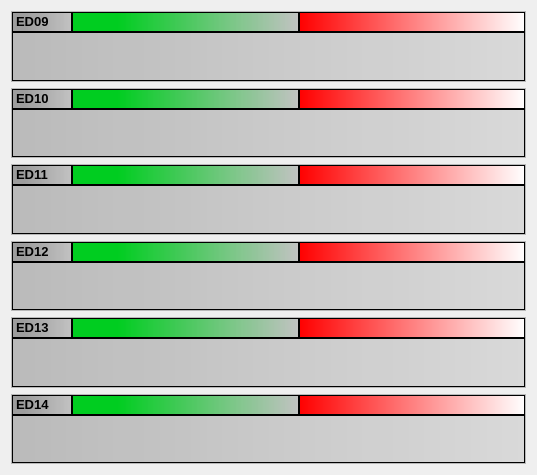
         <widget class="QWidget" name="scrollAreaWidgetContents_2">
          <property name="geometry">
           <rect>
            <x>0</x>
            <y>0</y>
            <width>537</width>
            <height>475</height>
           </rect>
          </property>
          <layout class="QGridLayout" name="gridLayout_3">
           <item row="0" column="0">
            <widget class="QFrame" name="ed09b">
             <property name="frameShape">
              <enum>QFrame::StyledPanel</enum>
             </property>
             <property name="frameShadow">
              <enum>QFrame::Raised</enum>
             </property>
             <layout class="QGridLayout" name="gridLayout_17">
              <property name="margin">
               <number>0</number>
              </property>
              <property name="spacing">
               <number>0</number>
              </property>
              <item row="0" column="0">
               <widget class="QLabel" name="label_41">
                <property name="minimumSize">
                 <size>
                  <width>60</width>
                  <height>20</height>
                 </size>
                </property>
                <property name="maximumSize">
                 <size>
                  <width>60</width>
                  <height>20</height>
                 </size>
                </property>
                <property name="styleSheet">
                 <string notr="true">background-color: qlineargradient(spread:pad, x1:0, y1:0, x2:1, y2:0, stop:0.2 rgba(157, 157, 157, 255), stop:1 rgba(188, 188, 188, 222)); color:black;</string>
                </property>
                <property name="frameShape">
                 <enum>QFrame::StyledPanel</enum>
                </property>
                <property name="frameShadow">
                 <enum>QFrame::Raised</enum>
                </property>
                <property name="text">
                 <string>&lt;!DOCTYPE HTML PUBLIC &quot;-//W3C//DTD HTML 4.0//EN&quot; &quot;http://www.w3.org/TR/REC-html40/strict.dtd&quot;&gt;
&lt;html&gt;&lt;head&gt;&lt;meta name=&quot;qrichtext&quot; content=&quot;1&quot; /&gt;&lt;style type=&quot;text/css&quot;&gt;
p, li { white-space: pre-wrap; }
&lt;/style&gt;&lt;/head&gt;&lt;body style=&quot; font-family:'Sans Serif'; font-size:9pt; font-weight:400; font-style:normal;&quot;&gt;
&lt;table border=&quot;0&quot; style=&quot;-qt-table-type: root; margin-top:4px; margin-bottom:4px; margin-left:4px; margin-right:4px;&quot;&gt;
&lt;tr&gt;
&lt;td style=&quot;border: none;&quot;&gt;
&lt;p style=&quot; margin-top:0px; margin-bottom:0px; margin-left:0px; margin-right:0px; -qt-block-indent:0; text-indent:0px;&quot;&gt;&lt;span style=&quot; font-size:10pt; font-weight:600;&quot;&gt;ED09&lt;/span&gt;&lt;/p&gt;&lt;/td&gt;&lt;/tr&gt;&lt;/table&gt;&lt;/body&gt;&lt;/html&gt;</string>
                </property>
               </widget>
              </item>
              <item row="0" column="1">
               <widget class="QLabel" name="ED_09">
                <property name="minimumSize">
                 <size>
                  <width>0</width>
                  <height>20</height>
                 </size>
                </property>
                <property name="maximumSize">
                 <size>
                  <width>16777215</width>
                  <height>20</height>
                 </size>
                </property>
                <property name="styleSheet">
                 <string notr="true">background-color: qlineargradient(spread:pad, x1:0, y1:0, x2:1, y2:0, stop:0.2 rgba(0, 205, 32, 255), stop:1 rgba(188, 188, 188, 222));font-weight: bold; color:black;</string>
                </property>
                <property name="frameShape">
                 <enum>QFrame::StyledPanel</enum>
                </property>
                <property name="frameShadow">
                 <enum>QFrame::Raised</enum>
                </property>
                <property name="text">
                 <string/>
                </property>
               </widget>
              </item>
              <item row="1" column="0" colspan="3">
               <widget class="QLabel" name="ed9tub">
                <property name="styleSheet">
                 <string notr="true">background-color: qlineargradient(spread:pad, x1:0, y1:0, x2:1, y2:0, stop:0 rgba(186, 186, 186, 255), stop:1 rgba(214, 214, 214, 222));color:black;</string>
                </property>
                <property name="frameShape">
                 <enum>QFrame::StyledPanel</enum>
                </property>
                <property name="frameShadow">
                 <enum>QFrame::Raised</enum>
                </property>
                <property name="text">
                 <string/>
                </property>
               </widget>
              </item>
              <item row="0" column="2">
               <widget class="QLabel" name="ED_09x">
                <property name="minimumSize">
                 <size>
                  <width>0</width>
                  <height>20</height>
                 </size>
                </property>
                <property name="maximumSize">
                 <size>
                  <width>16777215</width>
                  <height>20</height>
                 </size>
                </property>
                <property name="styleSheet">
                 <string notr="true">font-weight: bold; color:black;
background-color: qlineargradient(spread:pad, x1:0, y1:0, x2:1, y2:0, stop:0 rgba(255, 0, 0, 255), stop:1 rgba(255, 255, 255, 255));</string>
                </property>
                <property name="frameShape">
                 <enum>QFrame::StyledPanel</enum>
                </property>
                <property name="frameShadow">
                 <enum>QFrame::Raised</enum>
                </property>
                <property name="text">
                 <string/>
                </property>
               </widget>
              </item>
             </layout>
            </widget>
           </item>
           <item row="1" column="0">
            <widget class="QFrame" name="ed10b">
             <property name="frameShape">
              <enum>QFrame::StyledPanel</enum>
             </property>
             <property name="frameShadow">
              <enum>QFrame::Raised</enum>
             </property>
             <layout class="QGridLayout" name="gridLayout_43">
              <property name="margin">
               <number>0</number>
              </property>
              <property name="spacing">
               <number>0</number>
              </property>
              <item row="0" column="0">
               <widget class="QLabel" name="label_56">
                <property name="minimumSize">
                 <size>
                  <width>60</width>
                  <height>20</height>
                 </size>
                </property>
                <property name="maximumSize">
                 <size>
                  <width>60</width>
                  <height>20</height>
                 </size>
                </property>
                <property name="styleSheet">
                 <string notr="true">background-color: qlineargradient(spread:pad, x1:0, y1:0, x2:1, y2:0, stop:0.2 rgba(157, 157, 157, 255), stop:1 rgba(188, 188, 188, 222)); color:black;</string>
                </property>
                <property name="frameShape">
                 <enum>QFrame::StyledPanel</enum>
                </property>
                <property name="frameShadow">
                 <enum>QFrame::Raised</enum>
                </property>
                <property name="text">
                 <string>&lt;!DOCTYPE HTML PUBLIC &quot;-//W3C//DTD HTML 4.0//EN&quot; &quot;http://www.w3.org/TR/REC-html40/strict.dtd&quot;&gt;
&lt;html&gt;&lt;head&gt;&lt;meta name=&quot;qrichtext&quot; content=&quot;1&quot; /&gt;&lt;style type=&quot;text/css&quot;&gt;
p, li { white-space: pre-wrap; }
&lt;/style&gt;&lt;/head&gt;&lt;body style=&quot; font-family:'Sans Serif'; font-size:9pt; font-weight:400; font-style:normal;&quot;&gt;
&lt;table border=&quot;0&quot; style=&quot;-qt-table-type: root; margin-top:4px; margin-bottom:4px; margin-left:4px; margin-right:4px;&quot;&gt;
&lt;tr&gt;
&lt;td style=&quot;border: none;&quot;&gt;
&lt;p style=&quot; margin-top:0px; margin-bottom:0px; margin-left:0px; margin-right:0px; -qt-block-indent:0; text-indent:0px;&quot;&gt;&lt;span style=&quot; font-size:10pt; font-weight:600;&quot;&gt;ED10&lt;/span&gt;&lt;/p&gt;&lt;/td&gt;&lt;/tr&gt;&lt;/table&gt;&lt;/body&gt;&lt;/html&gt;</string>
                </property>
               </widget>
              </item>
              <item row="0" column="1">
               <widget class="QLabel" name="ED_10">
                <property name="minimumSize">
                 <size>
                  <width>0</width>
                  <height>20</height>
                 </size>
                </property>
                <property name="maximumSize">
                 <size>
                  <width>16777215</width>
                  <height>20</height>
                 </size>
                </property>
                <property name="styleSheet">
                 <string notr="true">background-color: qlineargradient(spread:pad, x1:0, y1:0, x2:1, y2:0, stop:0.2 rgba(0, 205, 32, 255), stop:1 rgba(188, 188, 188, 222));font-weight: bold; color:black;</string>
                </property>
                <property name="frameShape">
                 <enum>QFrame::StyledPanel</enum>
                </property>
                <property name="frameShadow">
                 <enum>QFrame::Raised</enum>
                </property>
                <property name="text">
                 <string/>
                </property>
               </widget>
              </item>
              <item row="1" column="0" colspan="3">
               <widget class="QLabel" name="ed10tub">
                <property name="styleSheet">
                 <string notr="true">background-color: qlineargradient(spread:pad, x1:0, y1:0, x2:1, y2:0, stop:0 rgba(186, 186, 186, 255), stop:1 rgba(214, 214, 214, 222));color:black;</string>
                </property>
                <property name="frameShape">
                 <enum>QFrame::StyledPanel</enum>
                </property>
                <property name="frameShadow">
                 <enum>QFrame::Raised</enum>
                </property>
                <property name="text">
                 <string/>
                </property>
               </widget>
              </item>
              <item row="0" column="2">
               <widget class="QLabel" name="ED_10x">
                <property name="minimumSize">
                 <size>
                  <width>0</width>
                  <height>20</height>
                 </size>
                </property>
                <property name="maximumSize">
                 <size>
                  <width>16777215</width>
                  <height>20</height>
                 </size>
                </property>
                <property name="styleSheet">
                 <string notr="true">font-weight: bold; color:black;
background-color: qlineargradient(spread:pad, x1:0, y1:0, x2:1, y2:0, stop:0 rgba(255, 0, 0, 255), stop:1 rgba(255, 255, 255, 255));</string>
                </property>
                <property name="frameShape">
                 <enum>QFrame::StyledPanel</enum>
                </property>
                <property name="frameShadow">
                 <enum>QFrame::Raised</enum>
                </property>
                <property name="text">
                 <string/>
                </property>
               </widget>
              </item>
             </layout>
            </widget>
           </item>
           <item row="2" column="0">
            <widget class="QFrame" name="ed11b">
             <property name="frameShape">
              <enum>QFrame::StyledPanel</enum>
             </property>
             <property name="frameShadow">
              <enum>QFrame::Raised</enum>
             </property>
             <layout class="QGridLayout" name="gridLayout_44">
              <property name="margin">
               <number>0</number>
              </property>
              <property name="spacing">
               <number>0</number>
              </property>
              <item row="0" column="0">
               <widget class="QLabel" name="label_57">
                <property name="minimumSize">
                 <size>
                  <width>60</width>
                  <height>20</height>
                 </size>
                </property>
                <property name="maximumSize">
                 <size>
                  <width>60</width>
                  <height>20</height>
                 </size>
                </property>
                <property name="styleSheet">
                 <string notr="true">background-color: qlineargradient(spread:pad, x1:0, y1:0, x2:1, y2:0, stop:0.2 rgba(157, 157, 157, 255), stop:1 rgba(188, 188, 188, 222)); color:black;</string>
                </property>
                <property name="frameShape">
                 <enum>QFrame::StyledPanel</enum>
                </property>
                <property name="frameShadow">
                 <enum>QFrame::Raised</enum>
                </property>
                <property name="text">
                 <string>&lt;!DOCTYPE HTML PUBLIC &quot;-//W3C//DTD HTML 4.0//EN&quot; &quot;http://www.w3.org/TR/REC-html40/strict.dtd&quot;&gt;
&lt;html&gt;&lt;head&gt;&lt;meta name=&quot;qrichtext&quot; content=&quot;1&quot; /&gt;&lt;style type=&quot;text/css&quot;&gt;
p, li { white-space: pre-wrap; }
&lt;/style&gt;&lt;/head&gt;&lt;body style=&quot; font-family:'Sans Serif'; font-size:9pt; font-weight:400; font-style:normal;&quot;&gt;
&lt;table border=&quot;0&quot; style=&quot;-qt-table-type: root; margin-top:4px; margin-bottom:4px; margin-left:4px; margin-right:4px;&quot;&gt;
&lt;tr&gt;
&lt;td style=&quot;border: none;&quot;&gt;
&lt;p style=&quot; margin-top:0px; margin-bottom:0px; margin-left:0px; margin-right:0px; -qt-block-indent:0; text-indent:0px;&quot;&gt;&lt;span style=&quot; font-size:10pt; font-weight:600;&quot;&gt;ED11&lt;/span&gt;&lt;/p&gt;&lt;/td&gt;&lt;/tr&gt;&lt;/table&gt;&lt;/body&gt;&lt;/html&gt;</string>
                </property>
               </widget>
              </item>
              <item row="0" column="1">
               <widget class="QLabel" name="ED_11">
                <property name="minimumSize">
                 <size>
                  <width>0</width>
                  <height>20</height>
                 </size>
                </property>
                <property name="maximumSize">
                 <size>
                  <width>16777215</width>
                  <height>20</height>
                 </size>
                </property>
                <property name="styleSheet">
                 <string notr="true">background-color: qlineargradient(spread:pad, x1:0, y1:0, x2:1, y2:0, stop:0.2 rgba(0, 205, 32, 255), stop:1 rgba(188, 188, 188, 222));font-weight: bold; color:black;</string>
                </property>
                <property name="frameShape">
                 <enum>QFrame::StyledPanel</enum>
                </property>
                <property name="frameShadow">
                 <enum>QFrame::Raised</enum>
                </property>
                <property name="text">
                 <string/>
                </property>
               </widget>
              </item>
              <item row="1" column="0" colspan="3">
               <widget class="QLabel" name="ed11tub">
                <property name="styleSheet">
                 <string notr="true">background-color: qlineargradient(spread:pad, x1:0, y1:0, x2:1, y2:0, stop:0 rgba(186, 186, 186, 255), stop:1 rgba(214, 214, 214, 222));color:black;</string>
                </property>
                <property name="frameShape">
                 <enum>QFrame::StyledPanel</enum>
                </property>
                <property name="frameShadow">
                 <enum>QFrame::Raised</enum>
                </property>
                <property name="text">
                 <string/>
                </property>
               </widget>
              </item>
              <item row="0" column="2">
               <widget class="QLabel" name="ED_11x">
                <property name="minimumSize">
                 <size>
                  <width>0</width>
                  <height>20</height>
                 </size>
                </property>
                <property name="maximumSize">
                 <size>
                  <width>16777215</width>
                  <height>20</height>
                 </size>
                </property>
                <property name="styleSheet">
                 <string notr="true">font-weight: bold; color:black;
background-color: qlineargradient(spread:pad, x1:0, y1:0, x2:1, y2:0, stop:0 rgba(255, 0, 0, 255), stop:1 rgba(255, 255, 255, 255));</string>
                </property>
                <property name="frameShape">
                 <enum>QFrame::StyledPanel</enum>
                </property>
                <property name="frameShadow">
                 <enum>QFrame::Raised</enum>
                </property>
                <property name="text">
                 <string/>
                </property>
               </widget>
              </item>
             </layout>
            </widget>
           </item>
           <item row="3" column="0">
            <widget class="QFrame" name="ed12b">
             <property name="frameShape">
              <enum>QFrame::StyledPanel</enum>
             </property>
             <property name="frameShadow">
              <enum>QFrame::Raised</enum>
             </property>
             <layout class="QGridLayout" name="gridLayout_45">
              <property name="margin">
               <number>0</number>
              </property>
              <property name="spacing">
               <number>0</number>
              </property>
              <item row="0" column="0">
               <widget class="QLabel" name="label_39">
                <property name="minimumSize">
                 <size>
                  <width>60</width>
                  <height>20</height>
                 </size>
                </property>
                <property name="maximumSize">
                 <size>
                  <width>60</width>
                  <height>20</height>
                 </size>
                </property>
                <property name="styleSheet">
                 <string notr="true">background-color: qlineargradient(spread:pad, x1:0, y1:0, x2:1, y2:0, stop:0.2 rgba(157, 157, 157, 255), stop:1 rgba(188, 188, 188, 222)); color:black;</string>
                </property>
                <property name="frameShape">
                 <enum>QFrame::StyledPanel</enum>
                </property>
                <property name="frameShadow">
                 <enum>QFrame::Raised</enum>
                </property>
                <property name="text">
                 <string>&lt;!DOCTYPE HTML PUBLIC &quot;-//W3C//DTD HTML 4.0//EN&quot; &quot;http://www.w3.org/TR/REC-html40/strict.dtd&quot;&gt;
&lt;html&gt;&lt;head&gt;&lt;meta name=&quot;qrichtext&quot; content=&quot;1&quot; /&gt;&lt;style type=&quot;text/css&quot;&gt;
p, li { white-space: pre-wrap; }
&lt;/style&gt;&lt;/head&gt;&lt;body style=&quot; font-family:'Sans Serif'; font-size:9pt; font-weight:400; font-style:normal;&quot;&gt;
&lt;table border=&quot;0&quot; style=&quot;-qt-table-type: root; margin-top:4px; margin-bottom:4px; margin-left:4px; margin-right:4px;&quot;&gt;
&lt;tr&gt;
&lt;td style=&quot;border: none;&quot;&gt;
&lt;p style=&quot; margin-top:0px; margin-bottom:0px; margin-left:0px; margin-right:0px; -qt-block-indent:0; text-indent:0px;&quot;&gt;&lt;span style=&quot; font-size:10pt; font-weight:600;&quot;&gt;ED12&lt;/span&gt;&lt;/p&gt;&lt;/td&gt;&lt;/tr&gt;&lt;/table&gt;&lt;/body&gt;&lt;/html&gt;</string>
                </property>
               </widget>
              </item>
              <item row="0" column="1">
               <widget class="QLabel" name="ED_12">
                <property name="minimumSize">
                 <size>
                  <width>0</width>
                  <height>20</height>
                 </size>
                </property>
                <property name="maximumSize">
                 <size>
                  <width>16777215</width>
                  <height>20</height>
                 </size>
                </property>
                <property name="styleSheet">
                 <string notr="true">background-color: qlineargradient(spread:pad, x1:0, y1:0, x2:1, y2:0, stop:0.2 rgba(0, 205, 32, 255), stop:1 rgba(188, 188, 188, 222));font-weight: bold; color:black;</string>
                </property>
                <property name="frameShape">
                 <enum>QFrame::StyledPanel</enum>
                </property>
                <property name="frameShadow">
                 <enum>QFrame::Raised</enum>
                </property>
                <property name="text">
                 <string/>
                </property>
               </widget>
              </item>
              <item row="1" column="0" colspan="3">
               <widget class="QLabel" name="ed12tub">
                <property name="styleSheet">
                 <string notr="true">background-color: qlineargradient(spread:pad, x1:0, y1:0, x2:1, y2:0, stop:0 rgba(186, 186, 186, 255), stop:1 rgba(214, 214, 214, 222));color:black;</string>
                </property>
                <property name="frameShape">
                 <enum>QFrame::StyledPanel</enum>
                </property>
                <property name="frameShadow">
                 <enum>QFrame::Raised</enum>
                </property>
                <property name="text">
                 <string/>
                </property>
               </widget>
              </item>
              <item row="0" column="2">
               <widget class="QLabel" name="ED_12x">
                <property name="minimumSize">
                 <size>
                  <width>0</width>
                  <height>20</height>
                 </size>
                </property>
                <property name="maximumSize">
                 <size>
                  <width>16777215</width>
                  <height>20</height>
                 </size>
                </property>
                <property name="styleSheet">
                 <string notr="true">font-weight: bold; color:black;
background-color: qlineargradient(spread:pad, x1:0, y1:0, x2:1, y2:0, stop:0 rgba(255, 0, 0, 255), stop:1 rgba(255, 255, 255, 255));</string>
                </property>
                <property name="frameShape">
                 <enum>QFrame::StyledPanel</enum>
                </property>
                <property name="frameShadow">
                 <enum>QFrame::Raised</enum>
                </property>
                <property name="text">
                 <string/>
                </property>
               </widget>
              </item>
             </layout>
            </widget>
           </item>
           <item row="4" column="0">
            <widget class="QFrame" name="ed13b">
             <property name="frameShape">
              <enum>QFrame::StyledPanel</enum>
             </property>
             <property name="frameShadow">
              <enum>QFrame::Raised</enum>
             </property>
             <layout class="QGridLayout" name="gridLayout_46">
              <property name="margin">
               <number>0</number>
              </property>
              <property name="spacing">
               <number>0</number>
              </property>
              <item row="0" column="0">
               <widget class="QLabel" name="label_46">
                <property name="minimumSize">
                 <size>
                  <width>60</width>
                  <height>20</height>
                 </size>
                </property>
                <property name="maximumSize">
                 <size>
                  <width>60</width>
                  <height>20</height>
                 </size>
                </property>
                <property name="styleSheet">
                 <string notr="true">background-color: qlineargradient(spread:pad, x1:0, y1:0, x2:1, y2:0, stop:0.2 rgba(157, 157, 157, 255), stop:1 rgba(188, 188, 188, 222)); color:black;</string>
                </property>
                <property name="frameShape">
                 <enum>QFrame::StyledPanel</enum>
                </property>
                <property name="frameShadow">
                 <enum>QFrame::Raised</enum>
                </property>
                <property name="text">
                 <string>&lt;!DOCTYPE HTML PUBLIC &quot;-//W3C//DTD HTML 4.0//EN&quot; &quot;http://www.w3.org/TR/REC-html40/strict.dtd&quot;&gt;
&lt;html&gt;&lt;head&gt;&lt;meta name=&quot;qrichtext&quot; content=&quot;1&quot; /&gt;&lt;style type=&quot;text/css&quot;&gt;
p, li { white-space: pre-wrap; }
&lt;/style&gt;&lt;/head&gt;&lt;body style=&quot; font-family:'Sans Serif'; font-size:9pt; font-weight:400; font-style:normal;&quot;&gt;
&lt;table border=&quot;0&quot; style=&quot;-qt-table-type: root; margin-top:4px; margin-bottom:4px; margin-left:4px; margin-right:4px;&quot;&gt;
&lt;tr&gt;
&lt;td style=&quot;border: none;&quot;&gt;
&lt;p style=&quot; margin-top:0px; margin-bottom:0px; margin-left:0px; margin-right:0px; -qt-block-indent:0; text-indent:0px;&quot;&gt;&lt;span style=&quot; font-size:10pt; font-weight:600;&quot;&gt;ED13&lt;/span&gt;&lt;/p&gt;&lt;/td&gt;&lt;/tr&gt;&lt;/table&gt;&lt;/body&gt;&lt;/html&gt;</string>
                </property>
               </widget>
              </item>
              <item row="0" column="1">
               <widget class="QLabel" name="ED_13">
                <property name="minimumSize">
                 <size>
                  <width>0</width>
                  <height>20</height>
                 </size>
                </property>
                <property name="maximumSize">
                 <size>
                  <width>16777215</width>
                  <height>20</height>
                 </size>
                </property>
                <property name="styleSheet">
                 <string notr="true">background-color: qlineargradient(spread:pad, x1:0, y1:0, x2:1, y2:0, stop:0.2 rgba(0, 205, 32, 255), stop:1 rgba(188, 188, 188, 222));font-weight: bold; color:black;</string>
                </property>
                <property name="frameShape">
                 <enum>QFrame::StyledPanel</enum>
                </property>
                <property name="frameShadow">
                 <enum>QFrame::Raised</enum>
                </property>
                <property name="text">
                 <string/>
                </property>
               </widget>
              </item>
              <item row="1" column="0" colspan="3">
               <widget class="QLabel" name="ed13tub">
                <property name="styleSheet">
                 <string notr="true">background-color: qlineargradient(spread:pad, x1:0, y1:0, x2:1, y2:0, stop:0 rgba(186, 186, 186, 255), stop:1 rgba(214, 214, 214, 222));color:black;</string>
                </property>
                <property name="frameShape">
                 <enum>QFrame::StyledPanel</enum>
                </property>
                <property name="frameShadow">
                 <enum>QFrame::Raised</enum>
                </property>
                <property name="text">
                 <string/>
                </property>
               </widget>
              </item>
              <item row="0" column="2">
               <widget class="QLabel" name="ED_13x">
                <property name="minimumSize">
                 <size>
                  <width>0</width>
                  <height>20</height>
                 </size>
                </property>
                <property name="maximumSize">
                 <size>
                  <width>16777215</width>
                  <height>20</height>
                 </size>
                </property>
                <property name="styleSheet">
                 <string notr="true">font-weight: bold; color:black;
background-color: qlineargradient(spread:pad, x1:0, y1:0, x2:1, y2:0, stop:0 rgba(255, 0, 0, 255), stop:1 rgba(255, 255, 255, 255));</string>
                </property>
                <property name="frameShape">
                 <enum>QFrame::StyledPanel</enum>
                </property>
                <property name="frameShadow">
                 <enum>QFrame::Raised</enum>
                </property>
                <property name="text">
                 <string/>
                </property>
               </widget>
              </item>
             </layout>
            </widget>
           </item>
           <item row="5" column="0">
            <widget class="QFrame" name="ed14b">
             <property name="frameShape">
              <enum>QFrame::StyledPanel</enum>
             </property>
             <property name="frameShadow">
              <enum>QFrame::Raised</enum>
             </property>
             <layout class="QGridLayout" name="gridLayout_47">
              <property name="margin">
               <number>0</number>
              </property>
              <property name="spacing">
               <number>0</number>
              </property>
              <item row="0" column="0">
               <widget class="QLabel" name="label_48">
                <property name="minimumSize">
                 <size>
                  <width>60</width>
                  <height>20</height>
                 </size>
                </property>
                <property name="maximumSize">
                 <size>
                  <width>60</width>
                  <height>20</height>
                 </size>
                </property>
                <property name="styleSheet">
                 <string notr="true">background-color: qlineargradient(spread:pad, x1:0, y1:0, x2:1, y2:0, stop:0.2 rgba(157, 157, 157, 255), stop:1 rgba(188, 188, 188, 222)); color:black;</string>
                </property>
                <property name="frameShape">
                 <enum>QFrame::StyledPanel</enum>
                </property>
                <property name="frameShadow">
                 <enum>QFrame::Raised</enum>
                </property>
                <property name="text">
                 <string>&lt;!DOCTYPE HTML PUBLIC &quot;-//W3C//DTD HTML 4.0//EN&quot; &quot;http://www.w3.org/TR/REC-html40/strict.dtd&quot;&gt;
&lt;html&gt;&lt;head&gt;&lt;meta name=&quot;qrichtext&quot; content=&quot;1&quot; /&gt;&lt;style type=&quot;text/css&quot;&gt;
p, li { white-space: pre-wrap; }
&lt;/style&gt;&lt;/head&gt;&lt;body style=&quot; font-family:'Sans Serif'; font-size:9pt; font-weight:400; font-style:normal;&quot;&gt;
&lt;table border=&quot;0&quot; style=&quot;-qt-table-type: root; margin-top:4px; margin-bottom:4px; margin-left:4px; margin-right:4px;&quot;&gt;
&lt;tr&gt;
&lt;td style=&quot;border: none;&quot;&gt;
&lt;p style=&quot; margin-top:0px; margin-bottom:0px; margin-left:0px; margin-right:0px; -qt-block-indent:0; text-indent:0px;&quot;&gt;&lt;span style=&quot; font-size:10pt; font-weight:600;&quot;&gt;ED14&lt;/span&gt;&lt;/p&gt;&lt;/td&gt;&lt;/tr&gt;&lt;/table&gt;&lt;/body&gt;&lt;/html&gt;</string>
                </property>
               </widget>
              </item>
              <item row="0" column="1">
               <widget class="QLabel" name="ED_14">
                <property name="minimumSize">
                 <size>
                  <width>0</width>
                  <height>20</height>
                 </size>
                </property>
                <property name="maximumSize">
                 <size>
                  <width>16777215</width>
                  <height>20</height>
                 </size>
                </property>
                <property name="styleSheet">
                 <string notr="true">background-color: qlineargradient(spread:pad, x1:0, y1:0, x2:1, y2:0, stop:0.2 rgba(0, 205, 32, 255), stop:1 rgba(188, 188, 188, 222));font-weight: bold; color:black;</string>
                </property>
                <property name="frameShape">
                 <enum>QFrame::StyledPanel</enum>
                </property>
                <property name="frameShadow">
                 <enum>QFrame::Raised</enum>
                </property>
                <property name="text">
                 <string/>
                </property>
               </widget>
              </item>
              <item row="1" column="0" colspan="3">
               <widget class="QLabel" name="ed14tub">
                <property name="styleSheet">
                 <string notr="true">background-color: qlineargradient(spread:pad, x1:0, y1:0, x2:1, y2:0, stop:0 rgba(186, 186, 186, 255), stop:1 rgba(214, 214, 214, 222));color:black;</string>
                </property>
                <property name="frameShape">
                 <enum>QFrame::StyledPanel</enum>
                </property>
                <property name="frameShadow">
                 <enum>QFrame::Raised</enum>
                </property>
                <property name="text">
                 <string/>
                </property>
               </widget>
              </item>
              <item row="0" column="2">
               <widget class="QLabel" name="ED_14x">
                <property name="minimumSize">
                 <size>
                  <width>0</width>
                  <height>20</height>
                 </size>
                </property>
                <property name="maximumSize">
                 <size>
                  <width>16777215</width>
                  <height>20</height>
                 </size>
                </property>
                <property name="styleSheet">
                 <string notr="true">font-weight: bold; color:black;
background-color: qlineargradient(spread:pad, x1:0, y1:0, x2:1, y2:0, stop:0 rgba(255, 0, 0, 255), stop:1 rgba(255, 255, 255, 255));</string>
                </property>
                <property name="frameShape">
                 <enum>QFrame::StyledPanel</enum>
                </property>
                <property name="frameShadow">
                 <enum>QFrame::Raised</enum>
                </property>
                <property name="text">
                 <string/>
                </property>
               </widget>
              </item>
             </layout>
            </widget>
           </item>
          </layout>
         </widget>
